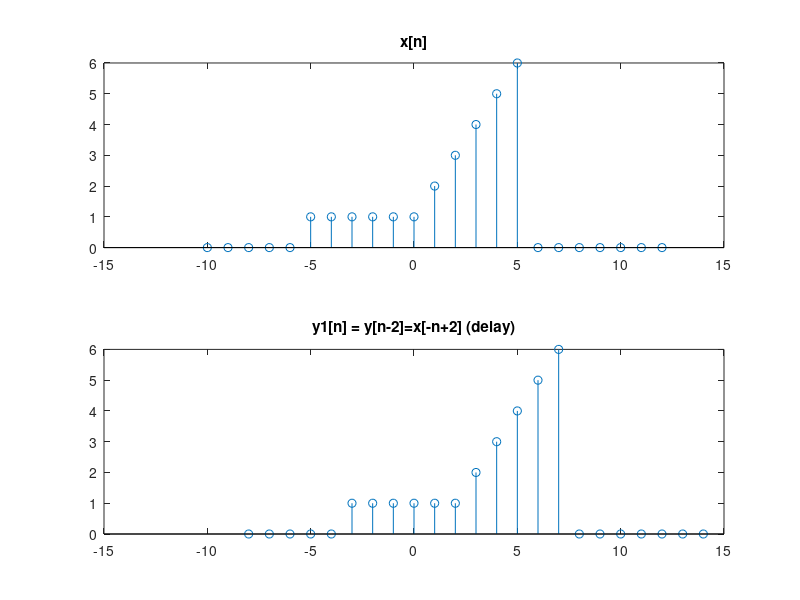

Reproduce this figure in MATLAB.
% the following code creates a pair (n,x) containing and the n-values and the signal values
n = -10:12; 
x = zeros(length(n),1); 
x(n>= -5 & n < 0) = 1; 
x(n>=0 & n<=5) = n(n>=0 & n<=5)+1; 

%the following script plots the above signal. 
figure(); 
subplot(2,1,1);
stem(n,x);
xlim([-15,15]); 
title('x[n]');

%write a script below which creates another pair (ny,y) containing the n-values 
%and the signal values of the signal y[n] = x[n-2] the y values are already created.
%You only need to create an array with the ny values, so that stem(ny,y) will create the right plot. 
y = x;
ny=n+2;
%after you complete the above script, you can use the commented script below to see how the signal you created looks like
subplot(2,1,2);
stem(ny,y);
xlim([-15,15]); 
title('y1[n] = y[n-2]=x[-n+2] (delay)');
